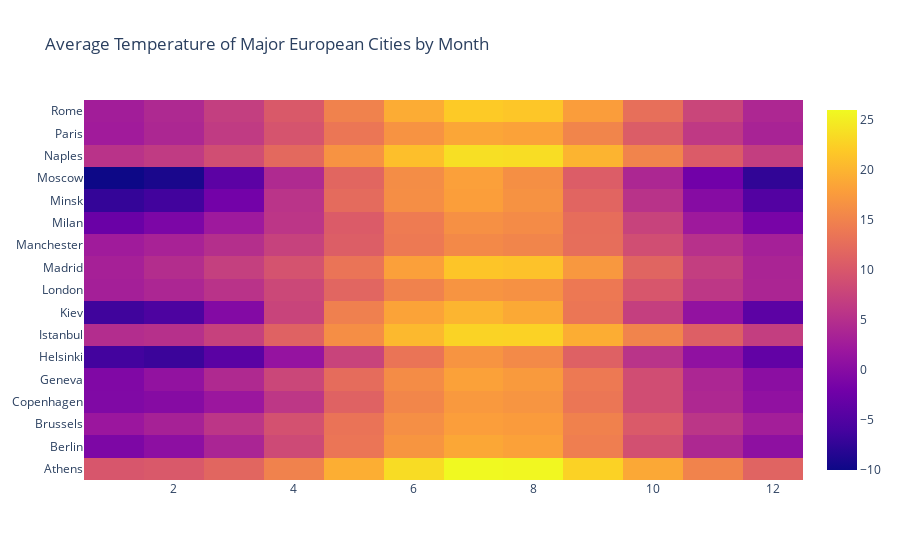

The notebook cell saved with this chart:
### Code cell
data = [go.Heatmap(x=df['Month'], y=df['City'], z=df['Mean_temperature'])]

layout = go.Layout(title='Average Temperature of Major European Cities by Month')

fig = go.Figure(data=data, layout=layout)
fig.show()

### Figure 1 — Plotly figure (JSON) as saved in the notebook; plotly's stock layout.template omitted (floating-point values rounded to 4 significant figures; data arrays with more than 128 entries replaced by an {"elided": "..."} marker saying what was removed)
{"data": [{"type": "heatmap", "x": {"elided": "204 int values"}, "y": {"elided": "204 str values"}, "z": {"elided": "204 float values"}}], "layout": {"title": {"text": "Average Temperature of Major European Cities by Month"}}}
